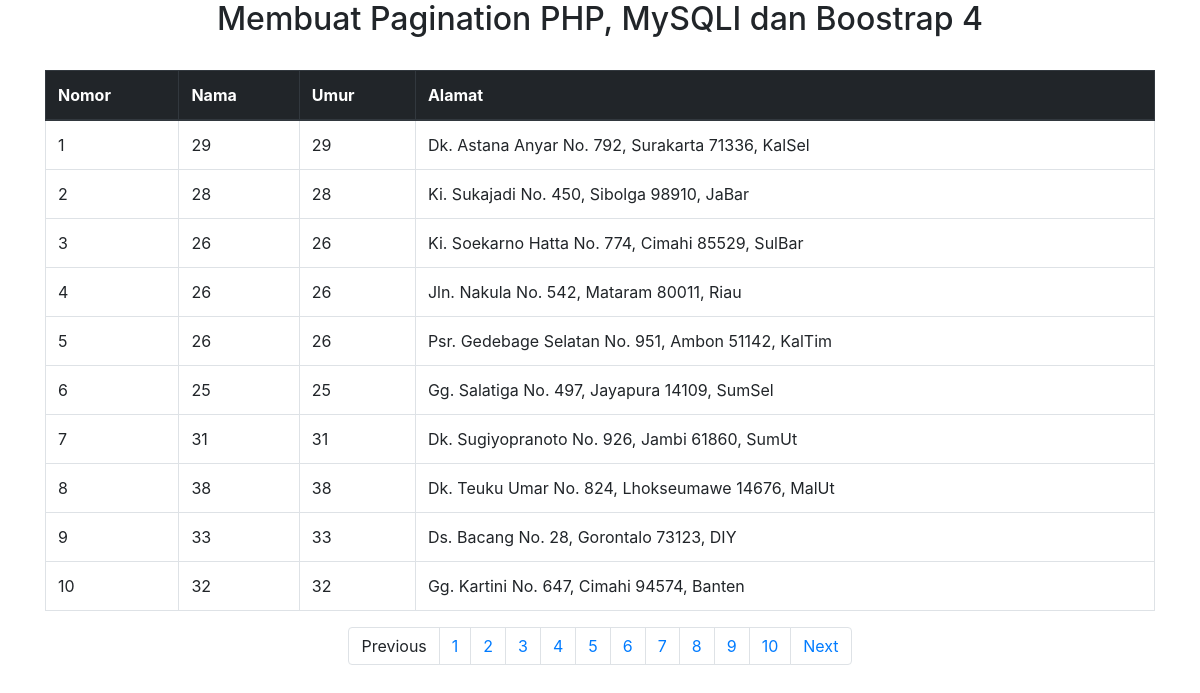
The page / on the database its author committed.
### tables this page shows
CREATE TABLE `pegawai` (
  `pegawai_id` int(11) NOT NULL,
  `pegawai_nama` varchar(10) NOT NULL,
  `pegawai_umur` int(11) NOT NULL,
  `pegawai_alamat` varchar(100) NOT NULL
);

### index.php (the view, shortened to what this page needs)
<?php include 'koneksi.php'; ?>
<!DOCTYPE html>
<html>
<head>
	<link rel="stylesheet" type="text/css" href="https://cdnjs.cloudflare.com/ajax/libs/twitter-bootstrap/4.1.3/css/bootstrap.min.css">
</head>
<body>
	<div class="container">
		<center>
			<h2>Membuat Pagination PHP, MySQLI dan Boostrap 4</h2>
		</center>
		<br>
		<table class="table table-bordered">
			<thead class="thead-dark">
				<tr>
					<th>Nomor</th>
					<th>Nama</th>
					<th>Umur</th>
					<th>Alamat</th>
				</tr>
			</thead>
			<tbody>
				<?php
				$batas = 10;
				$halaman = isset($_GET['halaman'])?(int)$_GET['halaman'] : 1;
				$halaman_awal = ($halaman>1) ? ($halaman * $batas) - $batas : 0;
				$Previous = $halaman - 1;
				$next = $halaman + 1;
				$data = mysqli_query($koneksi,"select * from pegawai");
				$jumlah_data = mysqli_num_rows($data);
				$total_halaman = ceil($jumlah_data / $batas);
				$data_pegawai = mysqli_query($koneksi,"select * from pegawai limit $halaman_awal, $batas");
				$nomor = $halaman_awal+1;
				while($d = mysqli_fetch_array($data_pegawai)){
					?>
					<tr>
						<td><?php echo $nomor++; ?></td>
						<td><?php echo $d['pegawai_umur']; ?></td>
						<td><?php echo $d['pegawai_umur']; ?></td>
						<td><?php echo $d['pegawai_alamat']; ?></td>
					</tr>
					<?php
				}
				?>
			</tbody>
		</table>
		<nav>
			<ul class="pagination justify-content-center">
				<li class="page-item">
					<a class="page-link" <?php if($halaman > 1){ echo "href='?halaman=$Previous'"; } ?>>Previous</a>
				</li>
				<?php
				for($x=1;$x<=$total_halaman;$x++){
					?>
					<li class="page-item"><a class="page-link" href="?halaman=<?php echo $x ?>"><?php echo $x; ?></a></li>
					<?php
				}
				?>
				<li class="page-item">
					<a  class="page-link" <?php if($halaman < $total_halaman) { echo "href='?halaman=$next'"; } ?>>Next</a>
				</li>
			</ul>
		</nav>
	</div>
</body>
</html>

### rows shown on the page
pegawai: pegawai_umur "29", pegawai_alamat "Dk. Astana Anyar No. 792, Surakarta 71336, KalSel"
pegawai: pegawai_umur "28", pegawai_alamat "Ki. Sukajadi No. 450, Sibolga 98910, JaBar"
pegawai: pegawai_umur "26", pegawai_alamat "Ki. Soekarno Hatta No. 774, Cimahi 85529, SulBar"
pegawai: pegawai_umur "26", pegawai_alamat "Jln. Nakula No. 542, Mataram 80011, Riau"
pegawai: pegawai_umur "26", pegawai_alamat "Psr. Gedebage Selatan No. 951, Ambon 51142, KalTim"
pegawai: pegawai_umur "25", pegawai_alamat "Gg. Salatiga No. 497, Jayapura 14109, SumSel"
pegawai: pegawai_umur "31", pegawai_alamat "Dk. Sugiyopranoto No. 926, Jambi 61860, SumUt"
pegawai: pegawai_umur "38", pegawai_alamat "Dk. Teuku Umar No. 824, Lhokseumawe 14676, MalUt"
pegawai: pegawai_umur "33", pegawai_alamat "Ds. Bacang No. 28, Gorontalo 73123, DIY"
pegawai: pegawai_umur "32", pegawai_alamat "Gg. Kartini No. 647, Cimahi 94574, Banten"
